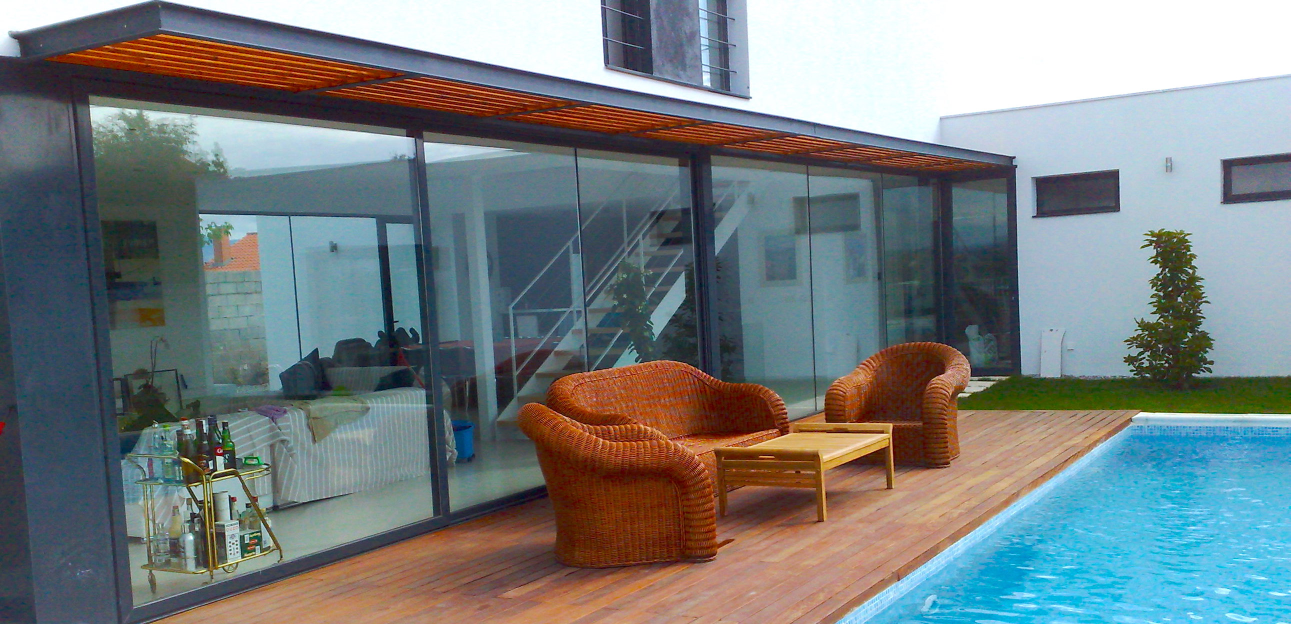
#> input picture recursos/imagenes/ambiente/casa-piscina-correderas-atardecer.jpg, 2582 x 1248 px (shown at 1/2 size)
$ python imagenes.py
#> lines starting #> are read from the running program, lines starting #| are printed output that depends on the picture
#!/usr/bin/env python3
"""Genera web/img/ (WebP, logos, favicon, imagen para compartir) a partir de recursos/.

Uso: .venv/bin/python herramientas/imagenes.py
Herramienta de autoría (no es un paso de compilación de la web): solo hay que volver a
ejecutarla si cambian las imágenes de origen o se añade una entrada a FOTOS/LOGOS.
"""
import shutil
from pathlib import Path
from PIL import Image, ImageOps

RAIZ = Path(__file__).resolve().parent.parent
REC, IMG = RAIZ / "recursos", RAIZ / "web" / "img"
ANCHOS = (640, 1024, 1600)

# destino (sin sufijo) : origen en recursos/imagenes/ → se generan <destino>-640/-1024/-1600.webp
FOTOS = {
    # ambiente (banco de imágenes del fabricante; ver recursos/imagenes/INVENTARIO.md)
    "ambiente/casa-piscina-correderas": "ambiente/casa-piscina-correderas-atardecer.jpg",
    "ambiente/vivienda-anochecer": "ambiente/vivienda-anochecer-cerramientos.jpg",
    "ambiente/loft-barandilla-vidrio": "ambiente/loft-barandilla-vidrio.jpg",
    "ambiente/interior-escalera-noche": "ambiente/interior-escalera-ventanal-noche.jpg",
    "ambiente/dormitorio-plegable": "ambiente/dormitorio-plegable-terraza.jpg",
    "ambiente/oficinas-mamparas": "ambiente/oficinas-mamparas-vidrio.jpg",
    "ambiente/fachada-vidrio": "ambiente/fachada-vidrio-contrapicado.jpg",
    "ambiente/salon-corredera-vistas": "ambiente/salon-corredera-negra-vistas.jpg",
    "ambiente/salon-correderas-campo": "ambiente/salon-correderas-negras-campo.jpg",
    "ambiente/corredera-terraza-piscina": "ambiente/corredera-terraza-piscina.jpg",
    "ambiente/corredera-nieve": "ambiente/corredera-nieve.jpg",
    "ambiente/pvc-corredera-madera": "ambiente/pvc-corredera-madera-interior.jpg",
    "ambiente/pvc-corredera-madera-piscina": "ambiente/pvc-corredera-madera-piscina.jpg",
    "ambiente/pvc-corredera-negra-salon": "ambiente/pvc-corredera-negra-salon.jpg",
    "ambiente/pvc-corredera-negra-cocina": "ambiente/pvc-corredera-negra-cocina.jpg",
    "ambiente/dormitorio-balconera": "ambiente/dormitorio-balconera.jpg",
    "ambiente/cocina-ventana-montanas": "ambiente/cocina-ventana-montanas.jpg",
    "ambiente/oficina-abisagradas": "ambiente/oficina-ventanas-abisagradas.jpg",
    "ambiente/ventana-persiana-fachada": "ambiente/ventana-persiana-fachada-gris.jpg",
    "ambiente/casa-madera-ventanas-negras": "ambiente/casa-madera-ventanas-negras.jpg",
    "ambiente/balconeras-blancas-jardin": "ambiente/interior-balconeras-blancas-jardin.jpg",
    "ambiente/comedor-minimalista-mar": "ambiente/comedor-minimalista-vistas-mar.jpg",
    "ambiente/lucernario": "ambiente/lucernario-techo-madera.jpg",
    "ambiente/muro-cortina-noche": "ambiente/muro-cortina-noche.jpg",
    "ambiente/edificio-fachada-ligera": "ambiente/edificio-fachada-ligera.jpg",
    "ambiente/salon-blanco-ventanal": "ambiente/salon-blanco-ventanal.jpg",
    "ambiente/bodegon-perfil-planos": "ambiente/bodegon-perfil-planos.jpg",
    # persianas, motorización, vidrio, mosquiteras
    "persianas/lamas-contraluz": "persianas/lamas-contraluz.jpg",
    "persianas/cajon-compacto-seccion": "persianas/cajon-compacto-seccion.jpg",
    "motorizacion/salon-mando": "motorizacion/salon-mando-distancia.jpg",
    "motorizacion/lamas-luz": "motorizacion/lamas-luz-azul.jpg",
    "vidrio/esquema-doble-acristalamiento": "vidrio/esquema-doble-acristalamiento.jpg",
    "mosquiteras/enrollable-ventana": "mosquiteras/enrollable-ventana.jpg",
    "mosquiteras/detalle-perfil-cajon": "mosquiteras/detalle-perfil-cajon.jpg",
}
# Renders de perfil (875x1000, fondo blanco): recorte cuadrado centrado → 400 y 700 px
RENDERS = [
    "aluminio-abisagrada-blanco-1", "aluminio-abisagrada-blanco-2", "aluminio-abisagrada-blanco-3", "aluminio-abisagrada-madera",
    "aluminio-corredera-1", "aluminio-corredera-2", "aluminio-corredera-4", "aluminio-corredera-6",
    "aluminio-minimalista-1", "aluminio-minimalista-2",
    "muro-cortina-nudo-1", "muro-cortina-nudo-3", "muro-cortina-seccion", "muro-cortina-modulacion",
    "pvc-abisagrada-1", "pvc-abisagrada-2", "pvc-abisagrada-4", "pvc-abisagrada-7", "pvc-balconera-umbral",
]
LOGOS = {  # destino en web/img/marca/ : origen en recursos/marca/
    "partners/cortizo.svg": "partners/logo-cortizo.svg",
    "partners/guardian-glass.png": "partners/logo-guardian-glass.png",
    "partners/climalit.png": "partners/logo-climalit.png",
    "partners/somfy.svg": "partners/logo-somfy.svg",
    "partners/nice.svg": "partners/logo-nice.svg",
    "partners/gaviota.svg": "partners/logo-gaviota.svg",
    "ayudas/logos-ue-feder-comunidad-madrid.jpg": "ayudas/logos-ue-feder-comunidad-madrid.jpg",
    "ayudas/logo-comunidad-madrid-dg-economia-industria.jpg": "ayudas/logo-comunidad-madrid-dg-economia-industria.jpg",
}


def guardar(im, destino, calidad=78):
    destino.parent.mkdir(parents=True, exist_ok=True)
    im.save(destino, "WEBP", quality=calidad, method=6)


def logo_seppala():
    """Logo actual (JPG sobre blanco, 546x165): versión PNG recortada para la cabecera y el
    emblema (círculo del lobo) con fondo transparente para el favicon y el pie."""
    im = Image.open(REC / "marca/logo-seppala.jpg").convert("RGB")
    (IMG / "marca").mkdir(parents=True, exist_ok=True)
    im.save(IMG / "marca/logo-seppala.png", optimize=True)
    im.resize((im.width * 2, im.height * 2), Image.LANCZOS).save(IMG / "marca/logo-seppala-2x.png", optimize=True)
    # emblema: el círculo ocupa la parte izquierda (≈ 0–165 px); se recorta y se hace transparente el blanco exterior
    lado = im.height
    emb = im.crop((0, 0, lado, lado)).convert("RGBA")
    px = emb.load()
    cx = cy = lado / 2
    for y in range(lado):
        for x in range(lado):
            if (x - cx) ** 2 + (y - cy) ** 2 > (lado / 2 - 1) ** 2:  # fuera del círculo
                px[x, y] = (255, 255, 255, 0)
    # el original solo tiene 165 px: no se amplía más que para el icono táctil (180)
    emb.save(IMG / "marca/emblema.png", optimize=True)
    emb.resize((180, 180), Image.LANCZOS).save(RAIZ / "web/apple-touch-icon.png", optimize=True)
    emb.resize((64, 64), Image.LANCZOS).save(RAIZ / "web/favicon.png", optimize=True)


def main():
    for dest, orig in FOTOS.items():
        im = ImageOps.exif_transpose(Image.open(REC / "imagenes" / orig)).convert("RGB")
#> im is the input picture: PIL image 2582x1248 RGB; mean R, G, B 119.5, 127.3, 128.8
        for w in ANCHOS:
            if w > im.width * 1.25 and w != ANCHOS[0]:  # no se inventan tamaños mayores que el original (el menor siempre se genera)
                continue
            real = min(w, im.width)
            guardar(im.resize((real, round(im.height * real / im.width)), Image.LANCZOS), IMG / f"{dest}-{w}.webp")
#> this loop made 3 passes
#> pass 1, in guardar, `im.save(destino, "WEBP", quality=calidad, method=6)`:
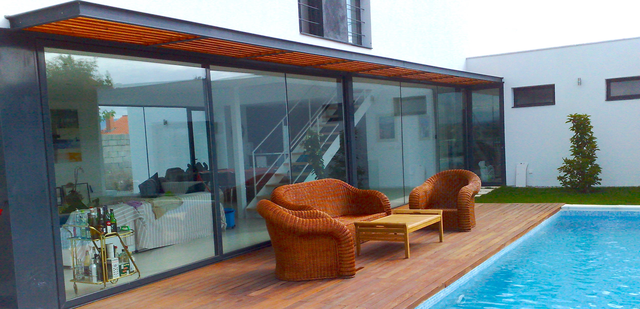
#> saved as casa-piscina-correderas-640.webp: PIL image 640x309 RGB; mean R, G, B 119.5, 127.3, 128.8
#> pass 2, in guardar (call 2), `im.save(destino, "WEBP", quality=calidad, method=6)`:
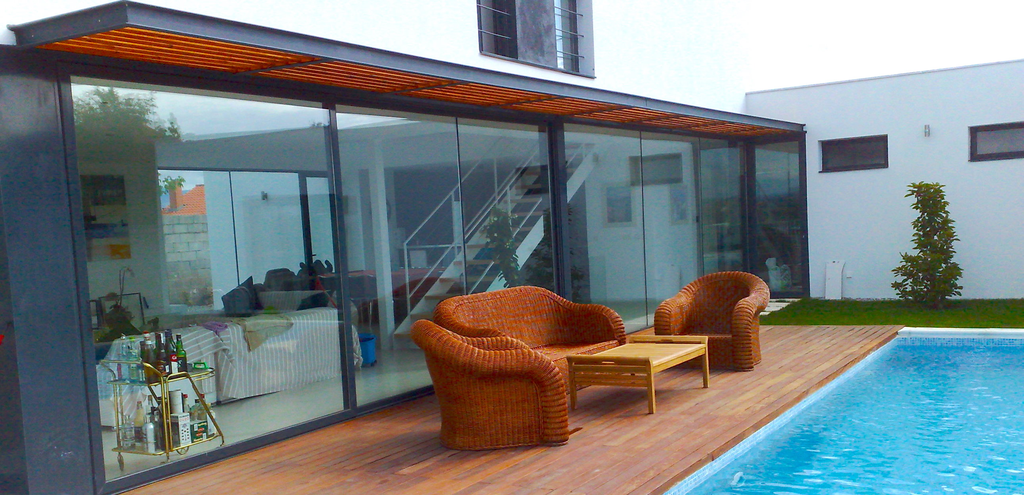
#> saved as casa-piscina-correderas-1024.webp: PIL image 1024x495 RGB; mean R, G, B 119.5, 127.3, 128.8
#> pass 2 of the loop in main, `for dest, orig in FOTOS.items():`:
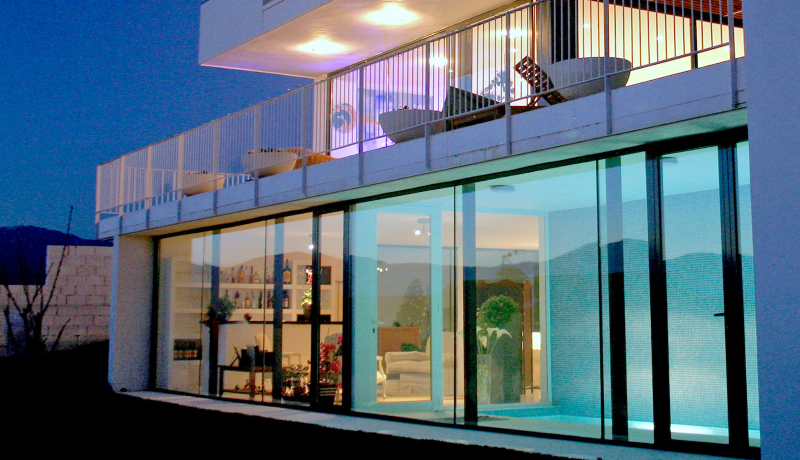
#> input picture recursos/imagenes/ambiente/vivienda-anochecer-cerramientos.jpg, 1600 x 920 px (shown at 1/2 size)
#> in main, im is the input picture: PIL image 1600x920 RGB; mean R, G, B 87.7, 107.4, 122.3
#> the loop in main, `for w in ANCHOS:` made 3 passes
#> pass 1, in guardar (call 4), `im.save(destino, "WEBP", quality=calidad, method=6)`:
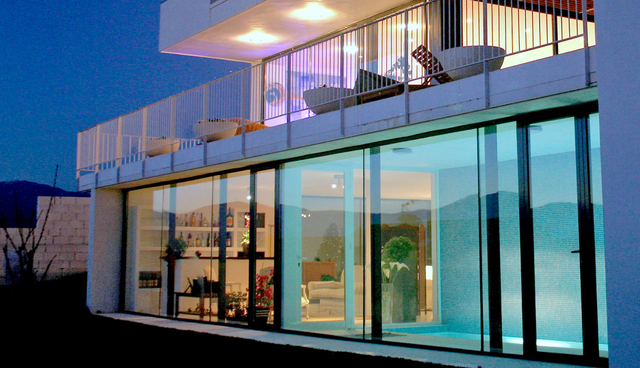
#> saved as vivienda-anochecer-640.webp: PIL image 640x368 RGB; mean R, G, B 87.8, 107.4, 122.3
#> pass 3 of the loop in main, `for dest, orig in FOTOS.items():`:
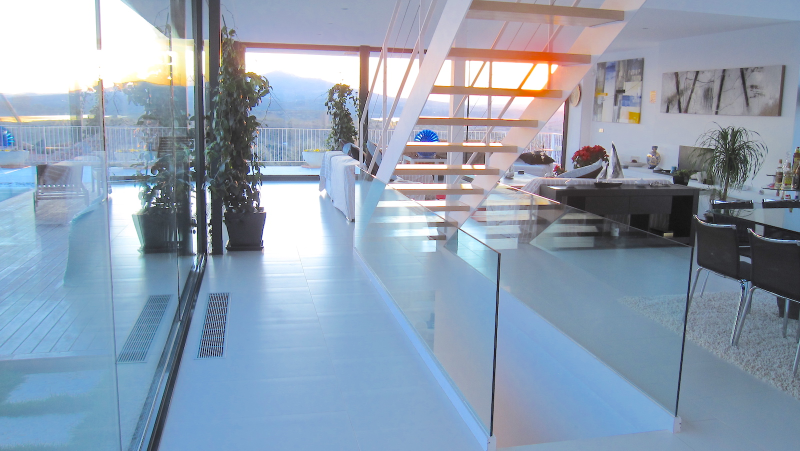
#> input picture recursos/imagenes/ambiente/loft-barandilla-vidrio.jpg, 1600 x 902 px (shown at 1/2 size)
#> in main, im is the input picture: PIL image 1600x902 RGB; mean R, G, B 142.4, 158.4, 177.2
#> the loop in main, `for w in ANCHOS:` made 3 passes
#> pass 1, in guardar (call 7), `im.save(destino, "WEBP", quality=calidad, method=6)`:
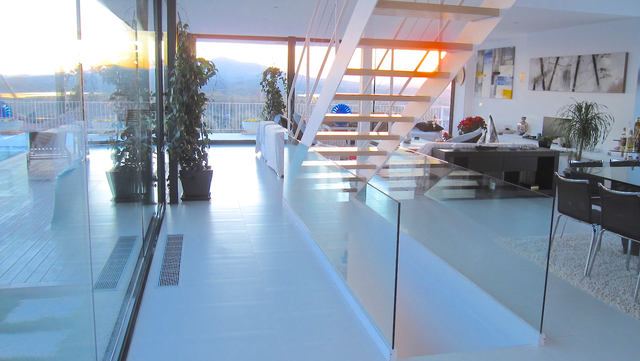
#> saved as loft-barandilla-vidrio-640.webp: PIL image 640x361 RGB; mean R, G, B 142.4, 158.3, 177.2
#> the loop made 7 passes; the first 3 are shown
    for r in RENDERS:
        im = Image.open(REC / f"imagenes/renders/{r}.jpg").convert("RGB")
        lado = min(im.width, im.height)
        x0, y0 = (im.width - lado) // 2, (im.height - lado) // 2
        cuadrado = im.crop((x0, y0, x0 + lado, y0 + lado))
        for w in (400, 700):
            guardar(cuadrado.resize((w, w), Image.LANCZOS), IMG / f"renders/{r}-{w}.webp", 86)
    for dest, orig in LOGOS.items():
        d = IMG / "marca" / dest; d.parent.mkdir(parents=True, exist_ok=True)
        if dest.endswith(".svg") or dest.endswith(".jpg"):
            shutil.copy2(REC / "marca" / orig, d)
        else:
            im = Image.open(REC / "marca" / orig).convert("RGBA"); im.thumbnail((600, 300), Image.LANCZOS); im.save(d, optimize=True)
    logo_seppala()
    # Imagen para compartir en redes (Open Graph, 1200x630)
    im = Image.open(REC / "imagenes" / FOTOS["ambiente/casa-piscina-correderas"]).convert("RGB")
    ImageOps.fit(im, (1200, 630), Image.LANCZOS).save(IMG / "compartir.jpg", quality=82)
    total = sum(f.stat().st_size for f in IMG.rglob("*") if f.is_file())
    print(f"{len([f for f in IMG.rglob('*') if f.is_file()])} archivos en web/img/, {total / 1024:.0f} KB")


if __name__ == "__main__":
#> (the run stopped early here; a loop or call above may not have finished)
